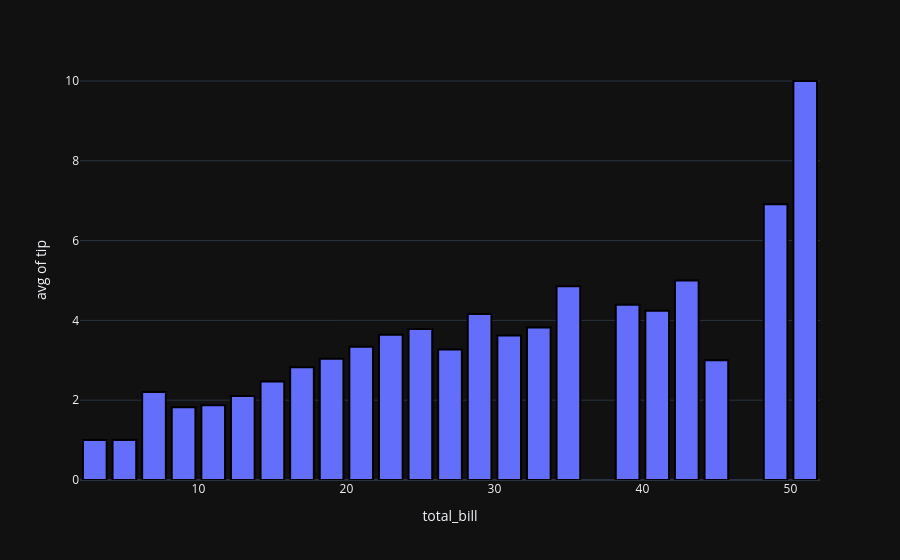

This figure's notebook cell:
### Code cell
# using Histfunc

fig = px.histogram(df, x='total_bill', y='tip', histfunc='avg')         # make the y axis into avg
# the values histfunc takes
    # count
    # avg
    # sum
    # min
    # max

fig.update_traces(marker=dict(line=dict(color='black', width=2)))
fig.update_layout(bargap=0.2, template='plotly_dark')
fig.show()

### Figure 1 — Plotly figure (JSON) as saved in the notebook; plotly's stock layout.template omitted (floating-point values rounded to 4 significant figures; data arrays with more than 128 entries replaced by an {"elided": "..."} marker saying what was removed)
{"data": [{"bingroup": "x", "histfunc": "avg", "hovertemplate": "total_bill=%{x}<br>avg of tip=%{y}<extra></extra>", "legendgroup": "", "marker": {"color": "#636efa", "line": {"color": "black", "width": 2}, "pattern": {"shape": ""}}, "name": "", "orientation": "v", "showlegend": false, "type": "histogram", "x": {"elided": "244 float values"}, "xaxis": "x", "y": {"elided": "244 float values"}, "yaxis": "y"}], "layout": {"bargap": 0.2, "barmode": "relative", "legend": {"tracegroupgap": 0}, "margin": {"t": 60}, "xaxis": {"anchor": "y", "domain": [0, 1], "title": {"text": "total_bill"}}, "yaxis": {"anchor": "x", "domain": [0, 1], "title": {"text": "avg of tip"}}}}
